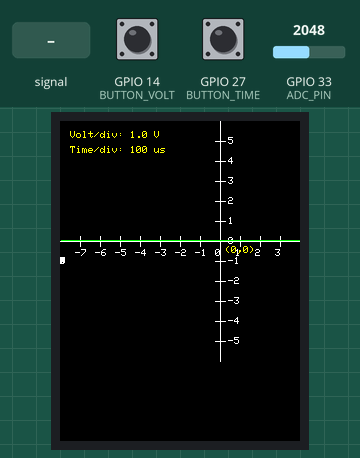
Bench run of a sketch on a simulated ESP32. Parts: 240×320 colour display. The test bench sets the inputs (shaded band); at power-on: GPIO 33 (ADC_PIN) = 2048, GPIO 14 (BUTTON_VOLT) HIGH, GPIO 27 (BUTTON_TIME) HIGH.

Above: at 1.4 s.
1.5 s: GPIO 33 (ADC_PIN) fed a 200 Hz sine of ±327 counts around its level
At 1.88 s:
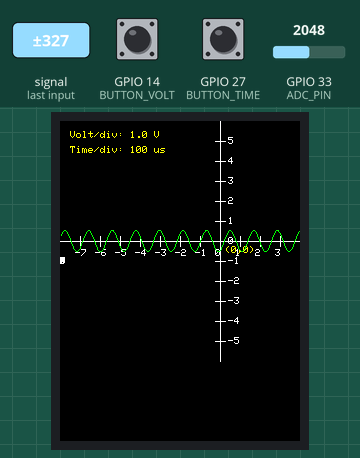
3.2 s: GPIO 33 (ADC_PIN) set to 2866
At 4.6 s:
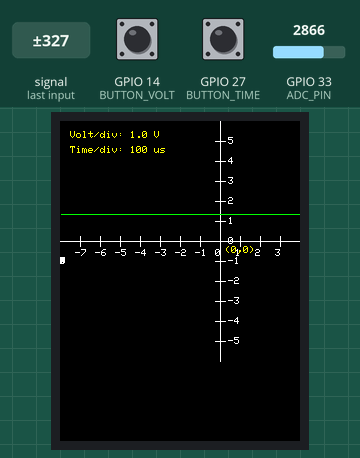
4.9 s: GPIO 14 (BUTTON_VOLT) pulled LOW for 1 s
At 6.7 s:
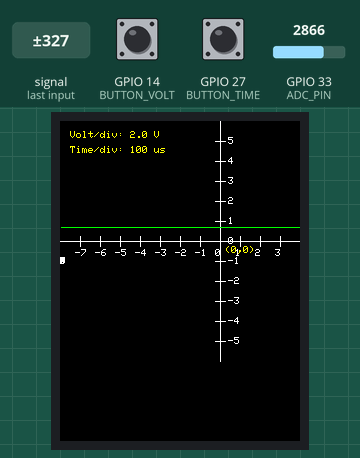
7.4 s: GPIO 27 (BUTTON_TIME) pulled LOW for 1 s
9.9 s: GPIO 33 (ADC_PIN) set to 3603
At 11.4 s:
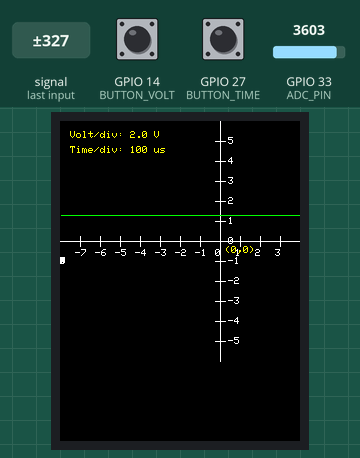
12.9 s: GPIO 14 (BUTTON_VOLT) pulled LOW for 0.15 s
At 13.7 s:
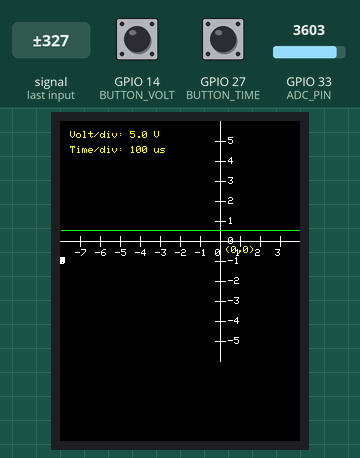
Timing chart, 0 to 15.6 s (numbered marks = the images above; inputs shaded):
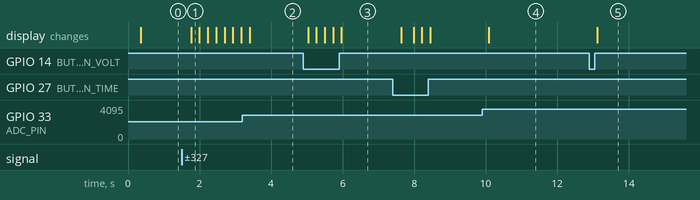

Measured:
- after the input at 1.5 s, the display: changes after 0.26 s (image 1)
- after the input at 4.9 s, the display: changes after 0.13 s (image 3)
- after the input at 9.9 s, the display: changes after 0.18 s (image 4)
- after the input at 12.9 s, the display: changes after 0.21 s (image 5)

The sketch:

Oscilloscope_ESP32.ino
```cpp
#include <TFT_eSPI.h>
#include <SPI.h>

#define SCREEN_WIDTH 320
#define SCREEN_HEIGHT 240

#define ADC_PIN 33
#define BUTTON_VOLT 14  // Voltage scale button
#define BUTTON_TIME 27  // Time scale button

TFT_eSPI tft = TFT_eSPI();

const int NUM_POINTS = 320;
uint16_t values[NUM_POINTS];

// Voltage scales (in volts per division)
float voltDivOptions[] = { 0.5, 1.0, 2.0, 5.0 };
int voltDivIndex = 1;  // Default 1V/div

// Time delay per sample (affects horizontal time scale)
int timeDelays[] = { 50, 100, 200, 500 };  // In microseconds
int timeDivIndex = 1;

unsigned long lastDebounce = 0;
const int debounceDelay = 200;

void setup() {
  Serial.begin(115200);
  tft.init();
  tft.setRotation(0);
  tft.fillScreen(TFT_BLACK);
  tft.setTextColor(TFT_WHITE);
  tft.setTextSize(1);

  pinMode(BUTTON_VOLT, INPUT_PULLUP);
  pinMode(BUTTON_TIME, INPUT_PULLUP);

  drawAxes();  // Draw only once
}

void loop() {
  // Handle button presses with debouncing
  if (millis() - lastDebounce > debounceDelay) {
    if (digitalRead(BUTTON_VOLT) == LOW) {
      voltDivIndex = (voltDivIndex + 1) % (sizeof(voltDivOptions) / sizeof(voltDivOptions[0]));
      lastDebounce = millis();
    }
    if (digitalRead(BUTTON_TIME) == LOW) {
      timeDivIndex = (timeDivIndex + 1) % (sizeof(timeDelays) / sizeof(timeDelays[0]));
      lastDebounce = millis();
    }
  }

  // Sample ADC values
  for (int i = 0; i < NUM_POINTS; i++) {
    values[i] = analogRead(ADC_PIN);
    delayMicroseconds(timeDelays[timeDivIndex]);
  }

  // Clear graph area only
  tft.fillRect(0, 0, SCREEN_WIDTH, SCREEN_HEIGHT, TFT_BLACK);
  drawAxes();

  // Draw waveform
  // Draw waveform with voltage scaling
  float voltsPerDiv = voltDivOptions[voltDivIndex];
  float pixelsPerVolt = 40.0 / voltsPerDiv;  // 1 div = 40 pixels
  float vRef = 3.3;

  for (int i = 1; i < NUM_POINTS; i++) {
    float voltage1 = (values[i - 1] / 4095.0) * vRef;
    float voltage2 = (values[i] / 4095.0) * vRef;

    int y1 = SCREEN_HEIGHT / 2 - (voltage1 - vRef / 2) * pixelsPerVolt;
    int y2 = SCREEN_HEIGHT / 2 - (voltage2 - vRef / 2) * pixelsPerVolt;

    // Clamp to display bounds
    y1 = constrain(y1, 0, SCREEN_HEIGHT - 1);
    y2 = constrain(y2, 0, SCREEN_HEIGHT - 1);

    int x1 = SCREEN_WIDTH - (i - 1);
    int x2 = SCREEN_WIDTH - i;

    tft.drawLine(x1, y1, x2, y2, TFT_GREEN);
  }


  // Draw scale info
  tft.setTextColor(TFT_YELLOW, TFT_BLACK);
  tft.setCursor(10, 10);
  tft.printf("Volt/div: %.1f V", voltDivOptions[voltDivIndex]);

  tft.setCursor(10, 25);
  tft.printf("Time/div: %d us", timeDelays[timeDivIndex]);

  delay(100);
}

void drawAxes() {
  int xCenter = SCREEN_WIDTH / 2;
  int yCenter = SCREEN_HEIGHT / 2;

  // Draw X and Y axes
  tft.drawLine(0, yCenter, SCREEN_WIDTH, yCenter, TFT_WHITE);   // X-axis
  tft.drawLine(xCenter, 0, xCenter, SCREEN_HEIGHT, TFT_WHITE);  // Y-axis

  // Tick marks and labels (Y-axis, Voltage)
  for (int i = -5; i <= 5; i++) {
    int y = yCenter - i * 20;
    if (y >= 0 && y <= SCREEN_HEIGHT) {
      tft.drawLine(xCenter - 5, y, xCenter + 5, y, TFT_WHITE);
      tft.setCursor(xCenter + 8, y - 4);
      tft.setTextColor(TFT_WHITE);
      tft.setTextSize(1);
      tft.printf("%d", i);
    }
  }

  // Tick marks and labels (X-axis, Time)
  for (int i = -7; i <= 7; i++) {
    int x = xCenter + i * 20;
    if (x >= 0 && x <= SCREEN_WIDTH) {
      tft.drawLine(x, yCenter - 5, x, yCenter + 5, TFT_WHITE);
      tft.setCursor(x - 5, yCenter + 8);
      tft.setTextColor(TFT_WHITE);
      tft.setTextSize(1);
      tft.printf("%d", i);
    }
  }

  // Draw (0,0) label
  tft.setCursor(xCenter + 5, yCenter + 5);
  tft.setTextColor(TFT_YELLOW);
  tft.print("(0,0)");
}
```
